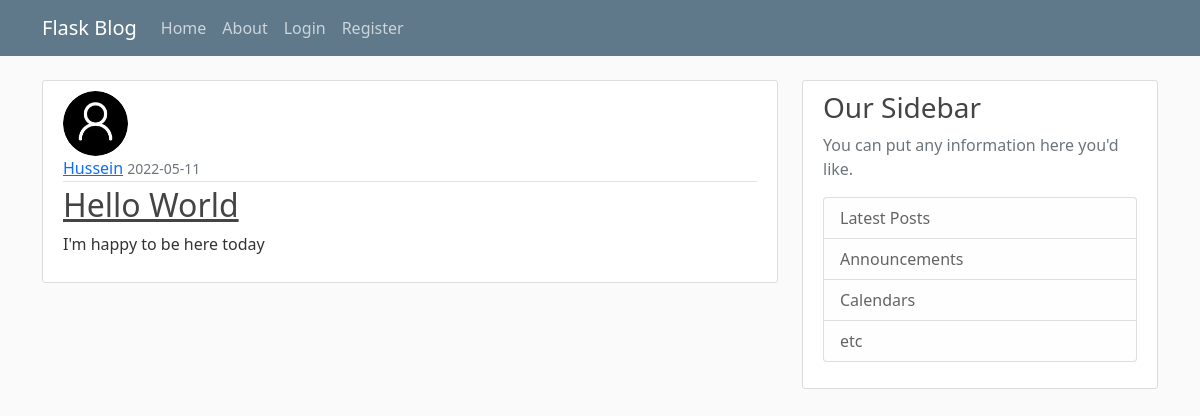
The page /home on the database its author committed.
### flaskblog/models.py (models this page shows, shortened)
class Post(db.Model):
    id = db.Column(db.Integer, primary_key=True)
    title = db.Column(db.String(100), nullable=False)
    likes = db.Column(db.Integer, nullable=False, default=0)
    dislikes = db.Column(db.Integer, nullable=False, default=0)
    date_posted = db.Column(db.DateTime, nullable=False, default=datetime.utcnow)
    content = db.Column(db.Text, nullable=False)
    user_id = db.Column(db.Integer, db.ForeignKey('user.id'), nullable=False)
    comments = db.relationship('Comments', backref='topicpost', lazy=True)

class User(db.Model, UserMixin):
    id = db.Column(db.Integer, primary_key=True)
    username = db.Column(db.String(20), unique=True, nullable=False)
    email = db.Column(db.String(120), unique=True, nullable=False)
    image_file = db.Column(db.String(20), nullable=False, default='default.jpg')
    password = db.Column(db.String(60), nullable=False)
    posts = db.relationship('Post', backref='author', lazy=True)
    comments = db.relationship('Comments', backref='user_comments', lazy=True)

### flaskblog/routes.py (the view)
@app.route("/")
@app.route("/home")
def home():
    posts = Post.query.all()
    return render_template('home.html', posts = posts)

### flaskblog/templates/home.html
{% extends "layout.html" %}
{% block content %}
{% for post in posts %}
<article class="media content-section">
  <img class="rounded-circle article-img" src="{{ url_for('static', filename='profile_pics/' + post.author.image_file) }}">
  <div class="media-body">
    <div class="article-metadata">
      <a class="mr-2" href="#">{{ post.author.username }}</a>
      <small class="text-muted">{{ post.date_posted.strftime('%Y-%m-%d') }}</small>
    </div>
    <h2><a class="article-title" href="{{url_for('post', post_id=post.id)}}">{{ post.title }}</a></h2>
    <p class="article-content">{{ post.content }}</p>
  </div>
</article>
{% endfor %}
{% endblock content %}

### flaskblog/static/main.css (style rules this page uses)
body { background: #fafafa; color: #333333; margin-top: 5rem; }
h1, h2, h3, h4, h5, h6 { color: #444444; }
.content-section { background: #ffffff; padding: 10px 20px; border: 1px solid #dddddd; border-radius: 3px; margin-bottom: 20px; }
.article-title { color: #444444; }
.article-content { white-space: pre-line; }
.article-img { height: 65px; width: 65px; margin-right: 16px; }
.article-metadata { padding-bottom: 1px; margin-bottom: 4px; border-bottom: 1px solid #e3e3e3 }

### rows shown on the page
Post: image_file (placeholder picture), author.username "Hussein", date_posted "2022-05-11", title "Hello World", content "I'm happy to be here today"
